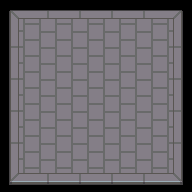

This is a level from a 2D game, rendered from its Tiled map with the project's own tilesets. A one-line summary and the complete map file follow:
An orthogonal 6x6 tile map with 32x32 px tiles, 1 tile layer (Tile Layer 1).

<map version="1.5" tiledversion="1.7.0" orientation="orthogonal" renderorder="right-down" width="6" height="6" tilewidth="32" tileheight="32" infinite="0" nextlayerid="2" nextobjectid="1">
 <tileset firstgid="1" source="../../../../tilesets/gather_floors_1.x.tsx" />
 <layer id="1" name="Tile Layer 1" width="6" height="6">
  <data encoding="csv">
1329,1530,1530,1530,1530,1331,
1491,1370,1370,1370,1370,1489,
1369,1370,1370,1370,1370,1371,
1369,1370,1370,1370,1370,1489,
1369,1370,1370,1370,1370,1489,
1409,1410,1450,1410,1450,1411
</data>
 </layer>
</map>
